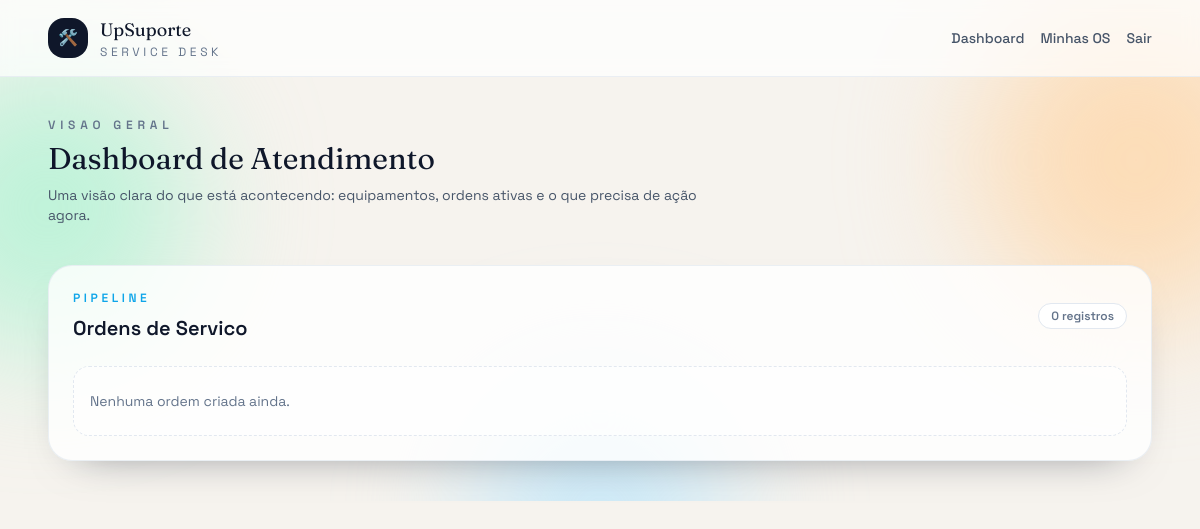
The page /home/ (signed in) on the database as committed earlier.
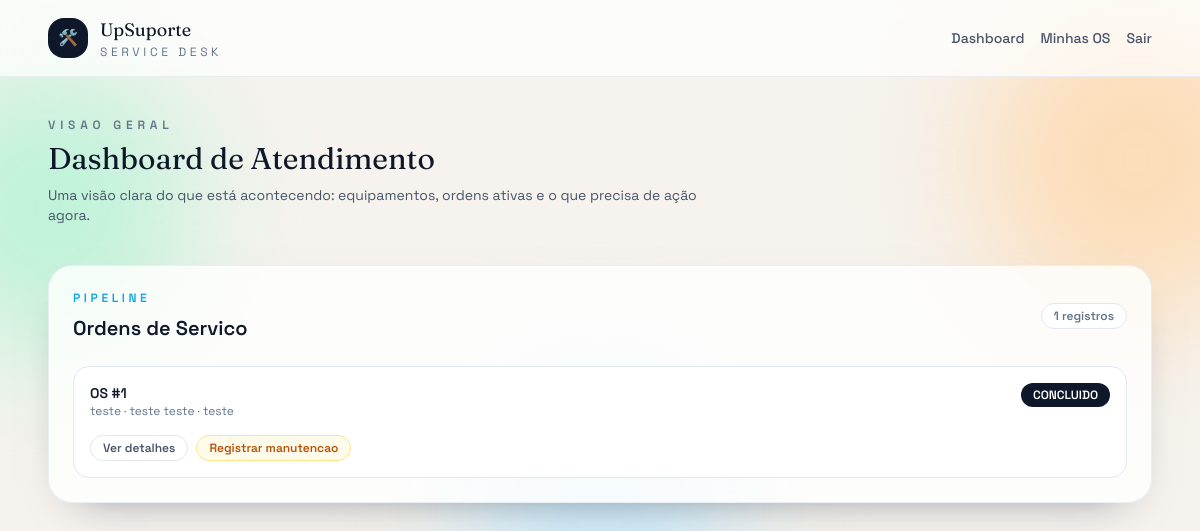
The same page on the database as committed later.
### core/models.py (models this page shows, shortened)
class OrdemServico(models.Model):
    STATUS_CHOICES = [
        ("ABERTO", "Aberto"),
        ("AGENDADO", "Agendado"),
        ("EM_ANDAMENTO", "Em andamento"),
        ("CONCLUIDO", "Concluído"),
        ("CANCELADO", "Cancelado"),
    ]
    PRIORIDADE_CHOICES = [
        ("BAIXA", "Baixa"),
        ("MEDIA", "Média"),
        ("ALTA", "Alta"),
    ]
    aparelho = models.ForeignKey(Aparelho, on_delete=models.CASCADE, related_name="ordens")
    funcionario = models.ForeignKey(Funcionario, on_delete=models.SET_NULL, null=True, blank=True)
    problema_relatado = models.TextField()
    status = models.CharField(max_length=20, choices=STATUS_CHOICES, default="ABERTO")
    data_agendada = models.DateField(null=True, blank=True)
    hora_agendada = models.TimeField(null=True, blank=True)
    prioridade = models.CharField(max_length=10, choices=PRIORIDADE_CHOICES, default="MEDIA")
    laudo_tecnico = models.TextField(blank=True)  # só preenche quando finaliza
    data_criacao = models.DateTimeField(auto_now_add=True)
    data_conclusao = models.DateTimeField(null=True, blank=True)

class Aparelho(models.Model):
    TIPO_CHOICES = [
        ("NOTEBOOK", "Notebook"),
        ("DESKTOP", "Desktop"),
        ("IMPRESSORA", "Impressora"),
        ("MONITOR", "Monitor"),
        ("OUTRO", "Outro"),
    ]
    nome = models.CharField(max_length=150)
    tipo = models.CharField(max_length=50, choices=TIPO_CHOICES)
    marca = models.CharField(max_length=100)
    modelo = models.CharField(max_length=100)
    numero_serie = models.CharField(max_length=100, unique=True)
    cliente = models.CharField(max_length=150)
    data_cadastro = models.DateTimeField(auto_now_add=True)

### core/views.py (the view)
# urls.py: path('home/', views.home, name='home'),
@login_required
def home(request):
    funcionario = _get_funcionario(request.user)
    is_gestor = request.user.groups.filter(name="Gestor").exists()
    is_tecnico = request.user.groups.filter(name="Tecnico").exists()
    if is_tecnico and funcionario:
        aparelhos = Aparelho.objects.none()
        ordens = (
            OrdemServico.objects.filter(funcionario=funcionario)
            .select_related("aparelho", "funcionario")
            .order_by("-data_criacao")
        )
    else:
        aparelhos = Aparelho.objects.all()
        ordens = OrdemServico.objects.select_related("aparelho", "funcionario")
    return render(
        request,
        "home.html",
        {
            "aparelhos": aparelhos,
            "ordens": ordens,
            "funcionario": funcionario,
            "is_gestor": is_gestor,
            "is_tecnico": is_tecnico,
        },
    )

### core/views.py (called while the page is built)
def _get_funcionario(user):
    try:
        return user.funcionario
    except Funcionario.DoesNotExist:
        return None

### templates/home.html (shortened to what this page needs)
{% extends "base.html" %}
{% block content %}
<div class="flex flex-col gap-2">
  <p class="text-xs font-semibold uppercase tracking-[0.4em] text-slate-500">Visao Geral</p>
  <h2 class="font-display text-3xl">Dashboard de Atendimento</h2>
  <p class="max-w-2xl text-sm text-slate-600">
    Uma visão clara do que está acontecendo: equipamentos, ordens ativas e o que precisa de ação agora.
  </p>
</div>
<div class="mt-10 grid gap-6 {% if is_gestor %}lg:grid-cols-2{% else %}grid-cols-1{% endif %}">
  <div class="rounded-3xl border border-slate-200/70 bg-white/80 p-6 shadow-soft">
    <div class="flex flex-wrap items-center justify-between gap-3">
      <div>
        <p class="text-xs font-semibold uppercase tracking-[0.3em] text-sky-500">Pipeline</p>
        <h3 class="mt-2 text-xl font-semibold">Ordens de Servico</h3>
      </div>
      <span class="rounded-full border border-slate-200 bg-white px-3 py-1 text-xs font-semibold text-slate-500">
        {{ ordens|length }} registros
      </span>
    </div>
    <div class="mt-6 space-y-4">
      {% for os in ordens %}
      <div class="rounded-2xl border border-slate-200 bg-white px-4 py-4">
        <div class="flex flex-wrap items-start justify-between gap-3">
          <div>
            <p class="text-sm font-semibold text-slate-900">OS #{{ os.id }}</p>
            <p class="text-xs text-slate-500">
              {{ os.aparelho.nome }} · {{ os.aparelho.marca }} {{ os.aparelho.modelo }} · {{ os.aparelho.cliente }}
            </p>
          </div>
          <span class="rounded-full bg-slate-900 px-3 py-1 text-xs font-semibold text-white">{{ os.status }}</span>
        </div>
        <div class="mt-4 flex flex-wrap items-center gap-2 text-xs font-semibold text-slate-600">
          <a href="{% url 'detalhe_os' os.id %}" class="rounded-full border border-slate-200 px-3 py-1 transition hover:border-slate-400">
            Ver detalhes
          </a>
          {% if funcionario and os.funcionario_id == funcionario.id %}
          <a href="{% url 'registrar_manutencao_os' os.id %}" class="rounded-full border border-amber-200 bg-amber-50 px-3 py-1 text-amber-700">
            Registrar manutencao
          </a>
          {% endif %}
        </div>
      </div>
      {% empty %}
      <p class="rounded-2xl border border-dashed border-slate-200 bg-white/60 px-4 py-6 text-sm text-slate-500">
        Nenhuma ordem criada ainda.
      </p>
      {% endfor %}
    </div>
  </div>
</div>
{% endblock %}

Rows that differ between the two databases and show on the page:
now on this page (row edited): OrdemServico: id "1", aparelho.nome "teste", aparelho.marca "teste", aparelho.modelo "teste", aparelho.cliente "teste", status "CONCLUIDO", shows "Registrar manutencao"
Other text that changed with them:
{{ ordens|length }}: "0" → "1"
text no longer shown: "Nenhuma ordem criada ainda."
